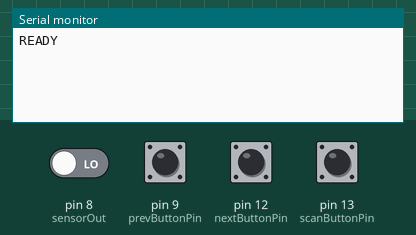
Recording of a sketch running on a simulated Arduino Uno, built with avr-gcc and run on an emulated ATmega328P. On the bench: the last lines printed to the serial monitor. Inputs (shaded band) come from the test bench; at power-on: pin 9 (prevButtonPin), pin 12 (nextButtonPin), pin 13 (scanButtonPin) HIGH, pin 8 (sensorOut) LOW.

Above: at 1.2 s.
1.3 s: pin 9 (prevButtonPin) pulled LOW for 0.15 s
At 2.0 s:
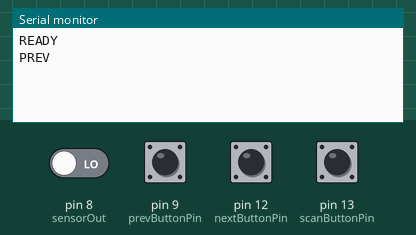
2.9 s: pin 12 (nextButtonPin) pulled LOW for 0.15 s
At 4.2 s:
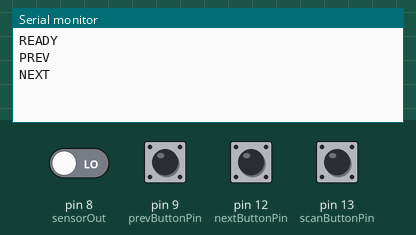
4.5 s: pin 13 (scanButtonPin) pulled LOW for 0.15 s
At 5.6 s:
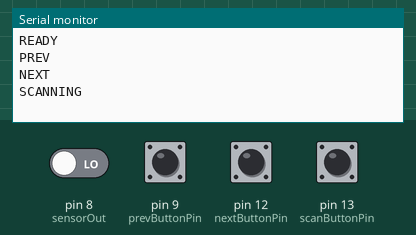

Measured:
- after the input at 1.3 s, the serial monitor: prints a new line after 0.05 s (image 1)
- after the input at 2.9 s, the serial monitor: prints a new line after 0.05 s (image 2)
- after the input at 4.5 s, the serial monitor: prints a new line after 0.05 s (image 3)

The sketch:

paintingArduino.ino
```cpp
// TCS230 / TCS3200 pins
const int S0 = 4;
const int S1 = 5;
const int S2 = 6;
const int S3 = 7;
const int sensorOut = 8;

// Buttons
const int prevButtonPin = 9;
const int nextButtonPin = 12;
const int scanButtonPin = 13;

int redValue;
int greenValue;
int blueValue;

bool scanning = false;

// Debounce
bool lastPrevReading = HIGH;
bool lastNextReading = HIGH;
bool lastScanReading = HIGH;

bool prevState = HIGH;
bool nextState = HIGH;
bool scanState = HIGH;

unsigned long lastPrevDebounce = 0;
unsigned long lastNextDebounce = 0;
unsigned long lastScanDebounce = 0;

const unsigned long debounceDelay = 50;

void setup() {
  Serial.begin(9600);

  pinMode(S0, OUTPUT);
  pinMode(S1, OUTPUT);
  pinMode(S2, OUTPUT);
  pinMode(S3, OUTPUT);
  pinMode(sensorOut, INPUT);

  pinMode(prevButtonPin, INPUT_PULLUP);
  pinMode(nextButtonPin, INPUT_PULLUP);
  pinMode(scanButtonPin, INPUT_PULLUP);

  // Frequency scaling: 20%
  digitalWrite(S0, HIGH);
  digitalWrite(S1, LOW);

  Serial.println("READY");
}

void loop() {
  handleButton(prevButtonPin, lastPrevReading, prevState, lastPrevDebounce, "PREV");
  handleButton(nextButtonPin, lastNextReading, nextState, lastNextDebounce, "NEXT");
  handleScanButton();

  if (scanning) {
    scanUntilColourDetected();
  }
}

void handleButton(int pin, bool &lastReading, bool &state, unsigned long &lastDebounce, String command) {
  bool reading = digitalRead(pin);

  if (reading != lastReading) {
    lastDebounce = millis();
  }

  if ((millis() - lastDebounce) > debounceDelay) {
    if (reading != state) {
      state = reading;

      if (state == LOW && !scanning) {
        Serial.println(command);
      }
    }
  }

  lastReading = reading;
}

void handleScanButton() {
  bool reading = digitalRead(scanButtonPin);

  if (reading != lastScanReading) {
    lastScanDebounce = millis();
  }

  if ((millis() - lastScanDebounce) > debounceDelay) {
    if (reading != scanState) {
      scanState = reading;

      if (scanState == LOW && !scanning) {
        Serial.println("SCANNING");
        scanning = true;
      }
    }
  }

  lastScanReading = reading;
}

void scanUntilColourDetected() {
  redValue = readRed();
  greenValue = readGreen();
  blueValue = readBlue();

  String detectedColour = detectColour(redValue, greenValue, blueValue);

  if (detectedColour == "Unknown") {
    delay(150);
    return;
  }

  Serial.print("COLOR:");
  Serial.println(detectedColour);

  scanning = false;
  delay(300);
}

int readRed() {
  digitalWrite(S2, LOW);
  digitalWrite(S3, LOW);
  delay(50);
  return pulseIn(sensorOut, LOW);
}

int readGreen() {
  digitalWrite(S2, HIGH);
  digitalWrite(S3, HIGH);
  delay(50);
  return pulseIn(sensorOut, LOW);
}

int readBlue() {
  digitalWrite(S2, LOW);
  digitalWrite(S3, HIGH);
  delay(50);
  return pulseIn(sensorOut, LOW);
}

String detectColour(int r, int g, int b) {
  /*
    Calibrated for your current TCS230/TCS3200 setup.
    Lower value = stronger detected colour.
  */

  // White: all values low and close together
  if (r >= 10 && r <= 30 &&
      g >= 15 && g <= 35 &&
      b >= 10 && b <= 35 &&
      abs(r - g) <= 12 &&
      abs(r - b) <= 12 &&
      abs(g - b) <= 12) {
    return "White";
  }

  // Black
  if (r >= 200 && g >= 220 && b >= 190) {
    return "Black";
  }

  // Orange: red lowest, green and blue close together
  if (r >= 20 && r <= 85 &&
      g >= 55 && g <= 145 &&
      b >= 55 && b <= 145 &&
      r < g &&
      r < b &&
      abs(g - b) <= 18) {
    return "Orange";
  }

  // Yellow: red lowest, green middle, blue highest
  if (r >= 15 && r <= 55 &&
      g >= 30 && g <= 85 &&
      b >= 50 && b <= 120 &&
      r < g &&
      g < b &&
      b >= g + 15) {
    return "Yellow";
  }

  // Red
  if (r >= 45 && r <= 75 &&
      g >= 130 && g <= 170 &&
      b >= 95 && b <= 135) {
    return "Red";
  }

  // Purple
  if (r >= 75 && r <= 110 &&
      g >= 120 && g <= 160 &&
      b >= 75 && b <= 110) {
    return "Purple";
  }

  // Green
  if (r >= 105 && r <= 145 &&
      g >= 85 && g <= 125 &&
      b >= 90 && b <= 130 &&
      g < r &&
      g <= b + 15) {
    return "Green";
  }

  // Blue
  if (r >= 95 && r <= 160 &&
      g >= 80 && g <= 150 &&
      b >= 35 && b <= 100 &&
      b < r - 25 &&
      b < g - 20) {
    return "Blue";
  }

  return "Unknown";
}
```
